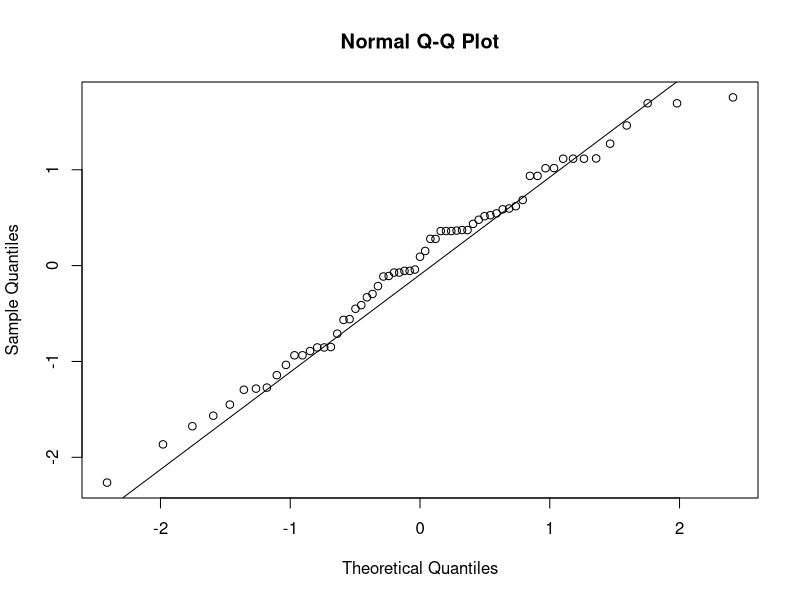
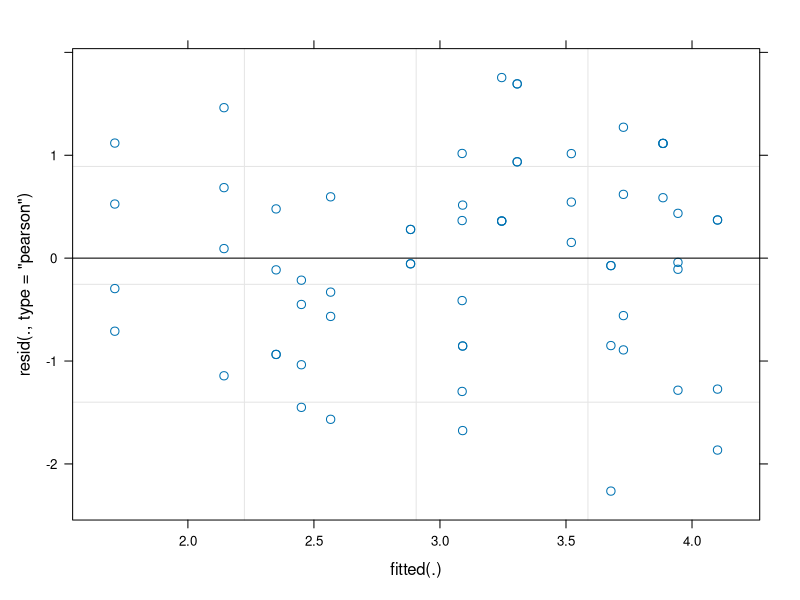
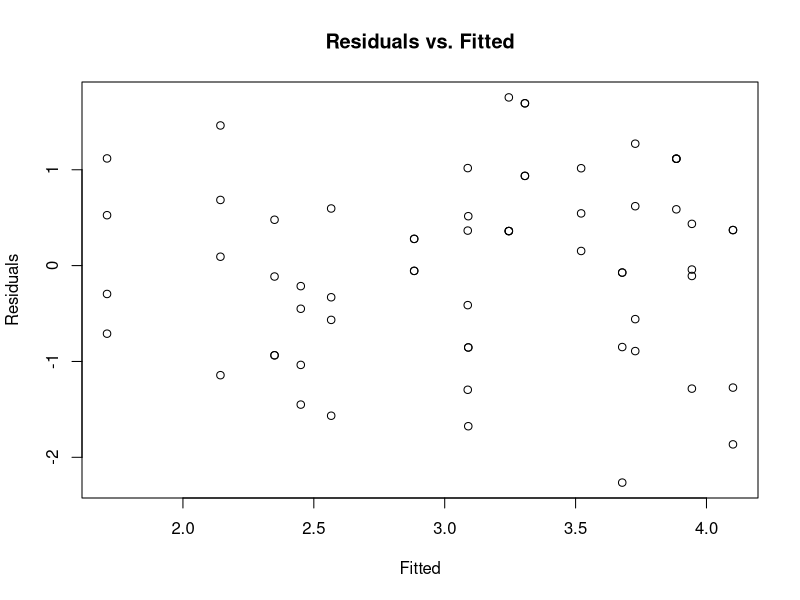
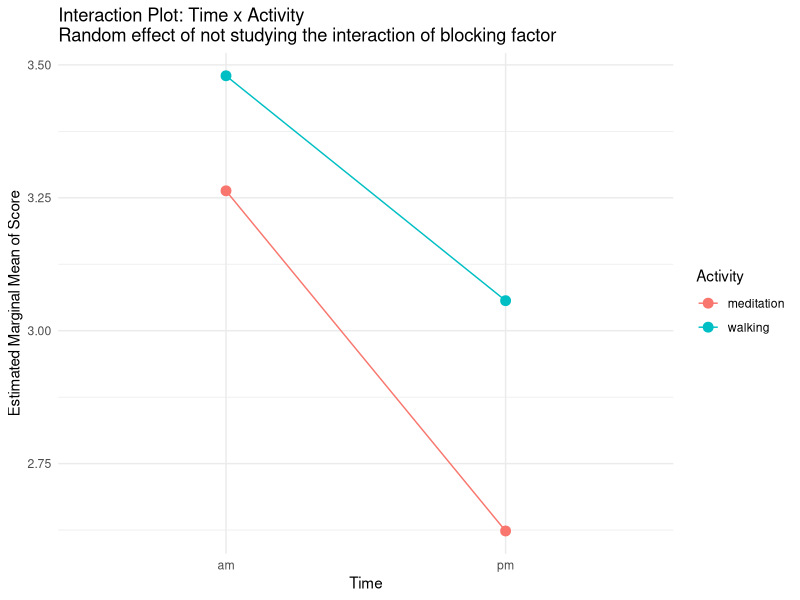
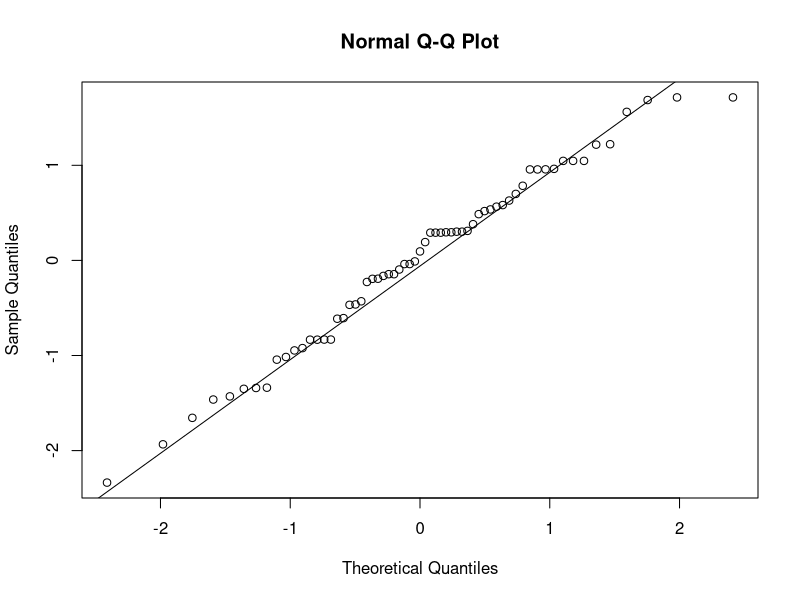
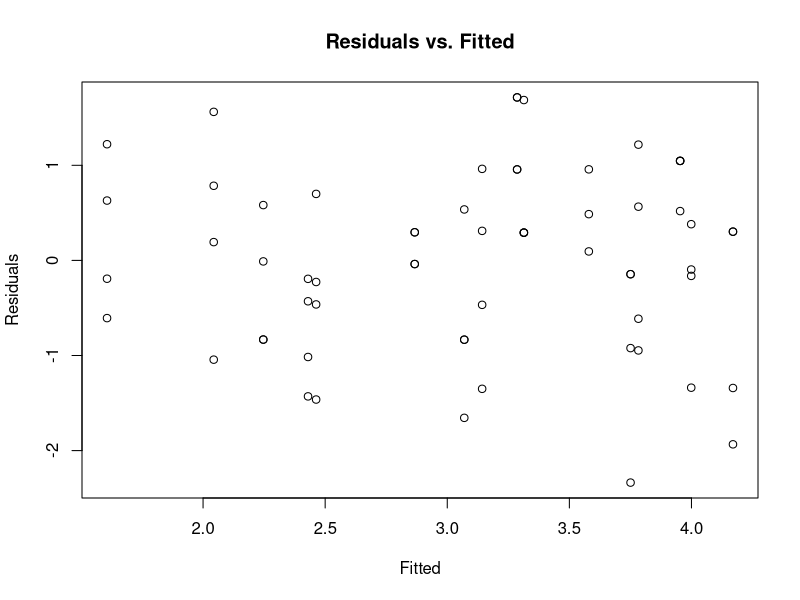
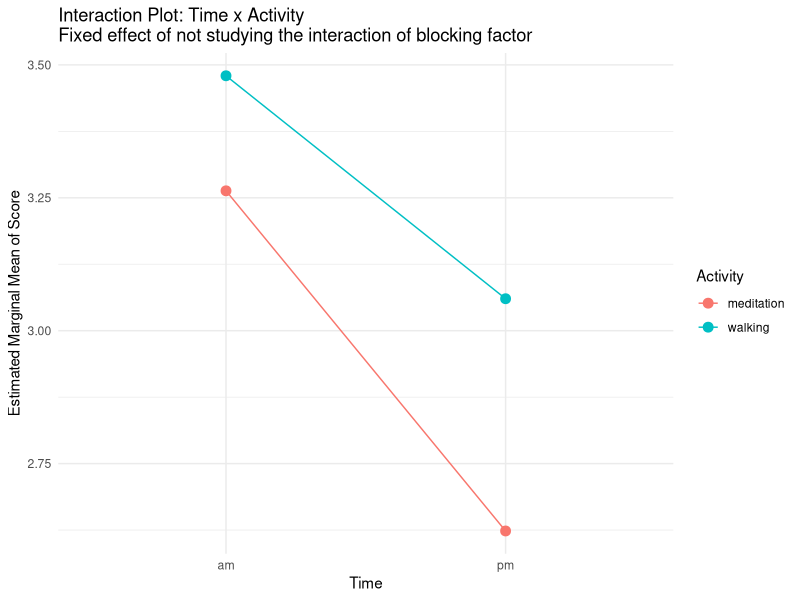
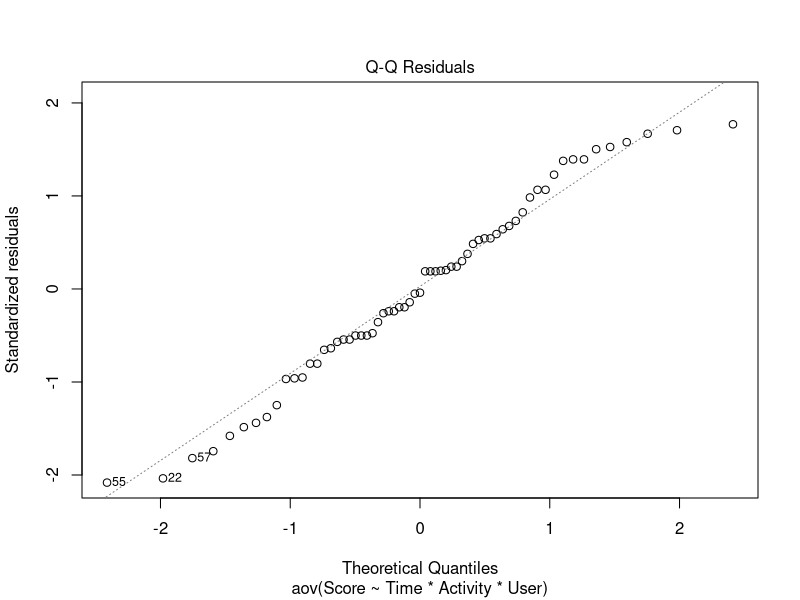

The R source for these figures, in order:
## ---- chunk 1
wm <- read.csv("final_data.csv")
wm$User <- as.factor(wm$User)
wm$Time <- as.factor(wm$Time)
wm$Activity <- as.factor(wm$Activity)
## ---- chunk 2
library(lmerTest)
wm_lmer <- lmer(Score ~ Time * Activity + (1|User),
                data = wm,
                contrasts = list(Time = "contr.helmert",
                Activity = "contr.helmert"))
## ---- chunk 3
summary(wm_lmer)
## ---- chunk 4
ranova(wm_lmer)
## ---- chunk 5
# Check normality
qqnorm(residuals(wm_lmer))
qqline(residuals(wm_lmer))

#Residuals
plot(wm_lmer,which=4)
## ---- chunk 6

# Check constant variance
plot(fitted(wm_lmer), residuals(wm_lmer),
     xlab = "Fitted", ylab = "Residuals",
     main = "Residuals vs. Fitted")
## ---- chunk 7
# Interaction Plot

# Estimate Marginal Means
library(emmeans)
emm_wm_lmer <- emmeans(wm_lmer, ~ Time * Activity) 
emm_df_wm_lmer <- as.data.frame(emm_wm_lmer) #as DF

# Use ggplot2 for the interaction plot
library(ggplot2)
ggplot(emm_df_wm_lmer, aes(x = Time, y = emmean, group = Activity, color = Activity)) +
  geom_point(size = 3) +
  geom_line() +
  labs(title = "Interaction Plot: Time x Activity\nRandom effect of not studying the interaction of blocking factor", 
       y = "Estimated Marginal Mean of Score") +
  theme_minimal()
## ---- chunk 8
wm_aov <- aov(Score ~ Time * Activity + User,
                data = wm,
                contrasts = list(Time = "contr.helmert",
                Activity = "contr.helmert"))
## ---- chunk 9
summary(wm_aov)
## ---- chunk 10
# Check normality
qqnorm(residuals(wm_aov))
qqline(residuals(wm_aov))

# Check constant variance
plot(fitted(wm_aov), residuals(wm_aov),
     xlab = "Fitted", ylab = "Residuals",
     main = "Residuals vs. Fitted")
## ---- chunk 11
# Interaction Plot

# Estimate Marginal Means
emm_wm_aov <- emmeans(wm_aov, ~ Time * Activity) 
emm_df_wm_aov <- as.data.frame(emm_wm_aov) #as DF

# Interaction plot
ggplot(emm_df_wm_aov, aes(x = Time, y = emmean, group = Activity, color = Activity)) +
  geom_point(size = 3) +
  geom_line() +
  labs(title = "Interaction Plot: Time x Activity\nFixed effect of not studying the interaction of blocking factor", 
       y = "Estimated Marginal Mean of Score") +
  theme_minimal()
## ---- chunk 12
wm_aov2 <- aov(Score ~ Time * Activity * User,
                data = wm,
                contrasts = list(Time = "contr.helmert",
                Activity = "contr.helmert"))
## ---- chunk 13
anova(wm_aov2)
## ---- chunk 14
plot(wm_aov2,which=2)

# Check constant variance
plot(fitted(wm_aov2), residuals(wm_aov2),
     xlab = "Fitted", ylab = "Residuals",
     main = "Residuals vs. Fitted")
## ---- chunk 15
# Check normality
qqnorm(residuals(wm_aov2))
qqline(residuals(wm_aov2))


## ---- chunk 16
ggplot(wm, aes(x = Time, y = Score, color = Activity, group = Activity)) +
  stat_summary(fun = mean, geom = "point", position = position_dodge(0.2)) +
  stat_summary(fun = mean, geom = "line", position = position_dodge(0.2)) +
  facet_wrap(~ User) +
  labs(title = "Interaction Plot: Time x Activity\nBy Users 1-4") +
  theme_minimal()
## ---- chunk 17
wm_lmer2 <- lmer(Score ~ Time * Activity
                 + (Time + Activity|User),
                data = wm,
                contrasts = list(Time = "contr.helmert",
                Activity = "contr.helmert"))
## ---- chunk 18
summary(wm_lmer2)
## ---- chunk 19
ranova(wm_lmer2)
## ---- chunk 20
# Check normality
qqnorm(residuals(wm_lmer2))
qqline(residuals(wm_lmer2))

# Check constant variance
plot(fitted(wm_lmer2), residuals(wm_lmer2),
     xlab = "Fitted", ylab = "Residuals",
     main = "Residuals vs. Fitted")
## ---- chunk 21
# Interaction Plot

# Estimate Marginal Means
emm_wm_lmer2 <- emmeans(wm_lmer2, ~ Time * Activity)
emm_df_wm_lmer2 <- as.data.frame(emm_wm_lmer2) # as DF

# Interaction plot
ggplot(emm_df_wm_lmer2, aes(x = Time, y = emmean, group = Activity, color = Activity)) +
  geom_point(size = 3) +
  geom_line() +
  labs(title = "Interaction Plot: Time x Activity\nRandom effect of studying the interaction of blocking factor", 
       y = "Estimated Marginal Mean of Score") +
  theme_minimal()
